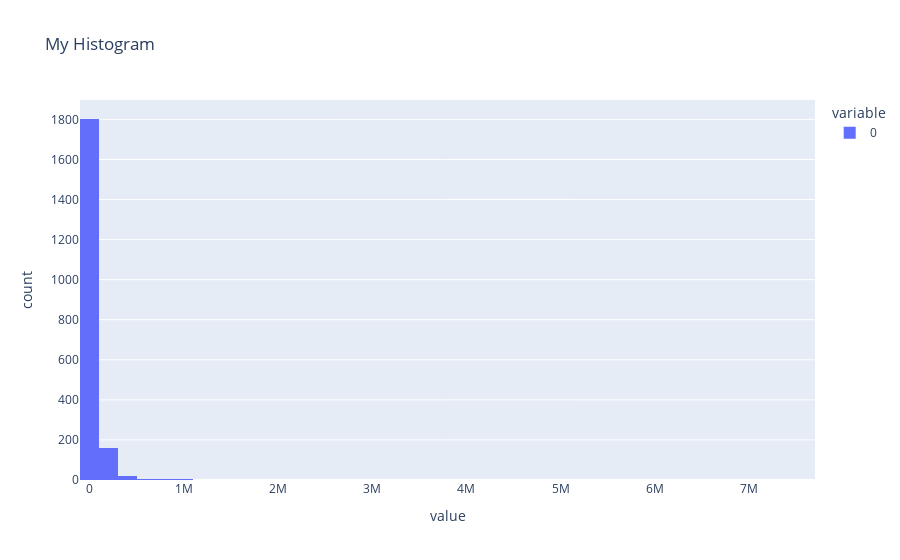

Notebook code cell kept with this figure:
### Code cell
data = normal3.sample(2000, rng)

fig = px.histogram(
    data,
    nbins=50,
    title="My Histogram"
)

fig.show()

### Figure 1 — Plotly figure (JSON) as saved in the notebook; plotly's stock layout.template omitted (floating-point values rounded to 4 significant figures; data arrays with more than 128 entries replaced by an {"elided": "..."} marker saying what was removed)
{"data": [{"bingroup": "x", "hovertemplate": "variable=0<br>value=%{x}<br>count=%{y}<extra></extra>", "legendgroup": "0", "marker": {"color": "#636efa", "pattern": {"shape": ""}}, "name": "0", "nbinsx": 50, "orientation": "v", "showlegend": true, "type": "histogram", "x": {"elided": "2000 float values"}, "xaxis": "x", "yaxis": "y"}], "layout": {"barmode": "relative", "legend": {"title": {"text": "variable"}, "tracegroupgap": 0}, "title": {"text": "My Histogram"}, "xaxis": {"anchor": "y", "domain": [0, 1], "title": {"text": "value"}}, "yaxis": {"anchor": "x", "domain": [0, 1], "title": {"text": "count"}}}}
